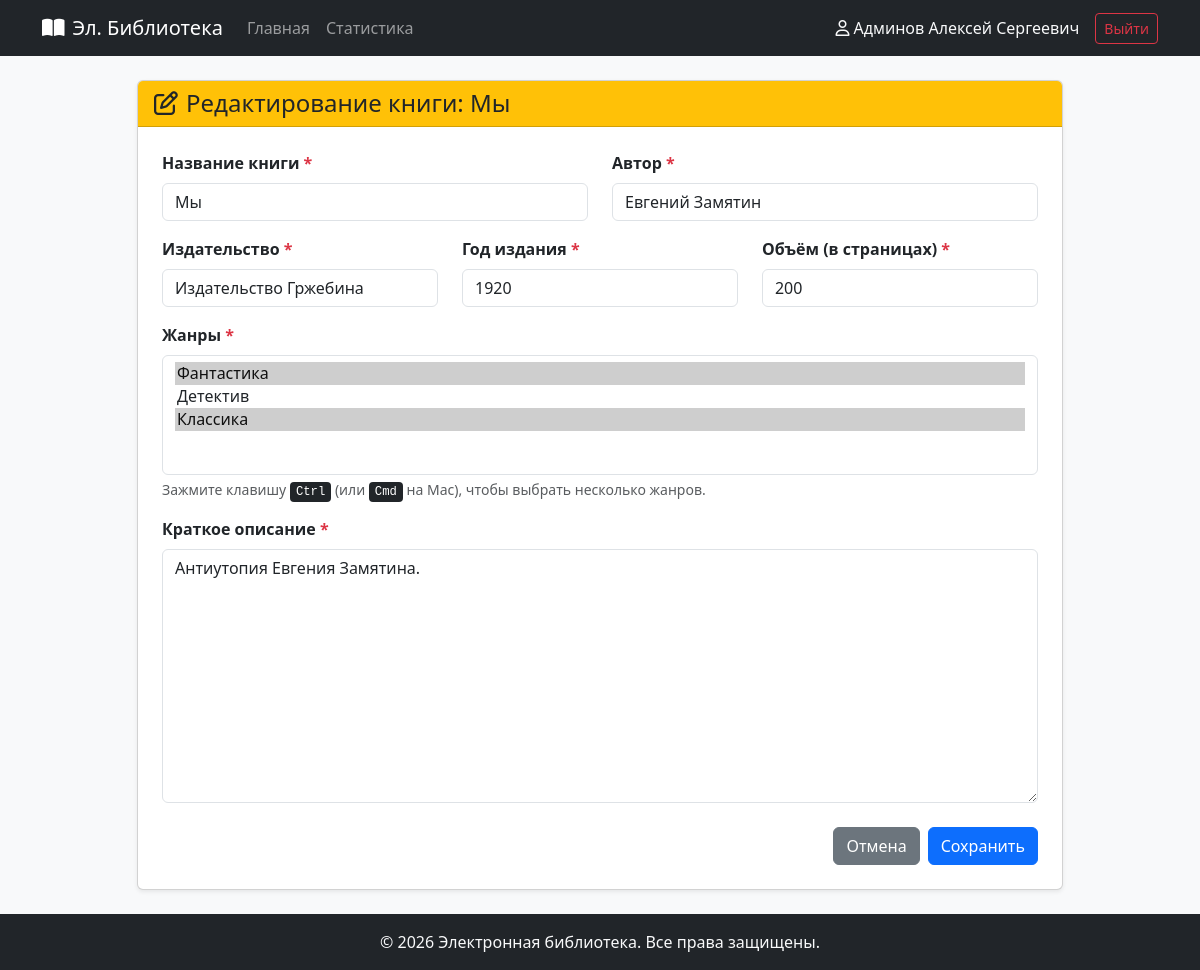
The app's page /books/1/edit (signed in) with its own data.
### models.py (models this page shows, shortened)
class User(db.Model, UserMixin):
    __tablename__ = 'users'
    id = db.Column(db.Integer, primary_key=True)
    login = db.Column(db.String(50), unique=True, nullable=False)
    password_hash = db.Column(db.String(255), nullable=False)
    last_name = db.Column(db.String(50), nullable=False)
    first_name = db.Column(db.String(50), nullable=False)
    middle_name = db.Column(db.String(50))
    role_id = db.Column(db.Integer, db.ForeignKey('roles.id'), nullable=False)
    role = db.relationship('Role', backref='users')
    @property
    def get_fio(self):
        if self.middle_name:
            return f"{self.last_name} {self.first_name} {self.middle_name}"
        return f"{self.last_name} {self.first_name}"
    @property
    def is_admin(self):
        return self.role.name == 'Администратор'

class Book(db.Model):
    __tablename__ = 'books'
    id = db.Column(db.Integer, primary_key=True)
    title = db.Column(db.String(255), nullable=False)
    short_description = db.Column(db.Text, nullable=False)
    year = db.Column(db.Integer, nullable=False)
    publisher = db.Column(db.String(255), nullable=False)
    author = db.Column(db.String(255), nullable=False)
    pages_count = db.Column(db.Integer, nullable=False)
    genres = db.relationship('Genre', secondary=book_genre, backref=db.backref('books', lazy=True))
    cover = db.relationship('Cover', backref='book', uselist=False, cascade="all, delete-orphan")
    reviews = db.relationship('Review', backref='book', cascade="all, delete-orphan")
    visits = db.relationship('VisitLog', backref='book', cascade="all, delete-orphan")

### app.py (the view, shortened to what this page needs)
@app.route('/books/<int:book_id>/edit', methods=['GET', 'POST'])
@role_required('Администратор', 'Модератор')
def edit_book(book_id):
    book = Book.query.get_or_404(book_id)
    genres = Genre.query.all()
    return render_template('edit_book.html', book=book, genres=genres)

### app.py (called while the page is built)
@login_manager.user_loader
def load_user(user_id):
    return User.query.get(int(user_id))

def role_required(*role_names):
    def decorator(f):
        @wraps(f)
        def decorated_function(*args, **kwargs):
            if not current_user.is_authenticated:
                flash("Для выполнения данного действия необходимо пройти процедуру аутентификации.", "warning")
                return redirect(url_for('login', next=request.url))
            if current_user.role.name not in role_names:
                flash("У вас недостаточно прав для выполнения данного действия.", "danger")
                return redirect(url_for('index'))
            return f(*args, **kwargs)
        return decorated_function
    return decorator

### templates/edit_book.html (shortened to what this page needs)
{% extends 'base.html' %}
{% from 'macros/book_form.html' import render_book_form %}
{% block content %}
<div class="row justify-content-center">
    <div class="col-lg-10 col-md-12">
        <div class="card shadow-sm">
            <div class="card-header bg-warning text-dark">
                <h4 class="mb-0"><i class="fa-regular fa-pen-to-square me-2"></i>Редактирование книги: {{ book.title }}</h4>
            </div>
            <div class="card-body p-4">
                {{ render_book_form(url_for('edit_book', book_id=book.id), genres, book=book, is_edit=true) }}
            </div>
        </div>
    </div>
</div>
{% endblock %}

### templates/base.html (shortened to what this page needs)
<!DOCTYPE html>
<html lang="ru">
<head>
    <link href="https://cdn.jsdelivr.net/npm/bootstrap@5.3.0/dist/css/bootstrap.min.css" rel="stylesheet">
    <link rel="stylesheet" href="https://cdnjs.cloudflare.com/ajax/libs/font-awesome/6.4.0/css/all.min.css">
</head>
<body>
    <nav class="navbar navbar-expand-lg navbar-dark bg-dark">
        <div class="container">
            <a class="navbar-brand" href="{{ url_for('index') }}">
                <i class="fa-solid fa-book-open me-2"></i>Эл. Библиотека
            </a>
            <div class="collapse navbar-collapse" id="navbarNav">
                <ul class="navbar-nav me-auto">
                    <li class="nav-item">
                        <a class="nav-link" href="{{ url_for('index') }}">Главная</a>
                    </li>
                    {% if current_user.is_authenticated and current_user.is_admin %}
                        <li class="nav-item">
                            <a class="nav-link" href="{{ url_for('admin_stats') }}">Статистика</a>
                        </li>
                    {% endif %}
                </ul>
                <div class="d-flex align-items-center">
                    {% if current_user.is_authenticated %}
                        <span class="text-light me-3">
                            <i class="fa-regular fa-user me-1"></i>{{ current_user.get_fio }}
                        </span>
                        <a href="{{ url_for('logout') }}" class="btn btn-outline-danger btn-sm">Выйти</a>
                    {% else %}
                        <a href="{{ url_for('login') }}" class="btn btn-outline-light btn-sm">Войти</a>
                    {% endif %}
                </div>
            </div>
        </div>
    </nav>
    <main class="container py-4">
        {% block content %}{% endblock %}
    </main>
    <footer class="bg-dark text-light py-3 mt-auto">
        <div class="container text-center">
            <p class="mb-0">© 2026 Электронная библиотека. Все права защищены.</p>
        </div>
    </footer>
</body>
</html>

### templates/macros/book_form.html (shortened to what this page needs)
{% macro render_book_form(action_url, genres, book=none, is_edit=false) %}
<form method="POST" action="{{ action_url }}" enctype="multipart/form-data" class="needs-validation" novalidate>
    <div class="row">
        <div class="col-md-6 mb-3">
            <label for="title" class="form-label fw-semibold">Название книги <span class="text-danger">*</span></label>
            <input type="text" class="form-control" id="title" name="title" value="{{ book.title if book else '' }}" required>
        </div>
        <div class="col-md-6 mb-3">
            <label for="author" class="form-label fw-semibold">Автор <span class="text-danger">*</span></label>
            <input type="text" class="form-control" id="author" name="author" value="{{ book.author if book else '' }}" required>
        </div>
    </div>
    <div class="row">
        <div class="col-md-4 mb-3">
            <label for="publisher" class="form-label fw-semibold">Издательство <span class="text-danger">*</span></label>
            <input type="text" class="form-control" id="publisher" name="publisher" value="{{ book.publisher if book else '' }}" required>
        </div>
        <div class="col-md-4 mb-3">
            <label for="year" class="form-label fw-semibold">Год издания <span class="text-danger">*</span></label>
            <input type="number" class="form-control" id="year" name="year" min="1000" max="2100" value="{{ book.year if book else '' }}" required>
        </div>
        <div class="col-md-4 mb-3">
            <label for="pages_count" class="form-label fw-semibold">Объём (в страницах) <span class="text-danger">*</span></label>
            <input type="number" class="form-control" id="pages_count" name="pages_count" min="1" value="{{ book.pages_count if book else '' }}" required>
        </div>
    </div>
    <div class="mb-3">
        <label for="genres" class="form-label fw-semibold">Жанры <span class="text-danger">*</span></label>
        <select class="form-select" id="genres" name="genres" multiple required style="height: 120px;">
            {% for genre in genres %}
                <option value="{{ genre.id }}"
                    {% if book and genre in book.genres %}selected{% endif %}>
                    {{ genre.name }}
                </option>
            {% endfor %}
        </select>
        <div class="form-text">Зажмите клавишу <kbd>Ctrl</kbd> (или <kbd>Cmd</kbd> на Mac), чтобы выбрать несколько жанров.</div>
    </div>
    <div class="mb-3">
        <label for="short_description" class="form-label fw-semibold">Краткое описание <span class="text-danger">*</span></label>
        <textarea class="form-control" id="short_description" name="short_description" rows="10" required>{{ book.short_description if book else '' }}</textarea>
    </div>
    <div class="d-flex justify-content-end gap-2 mt-4">
        <a href="{{ url_for('index') }}" class="btn btn-secondary">Отмена</a>
        <button type="submit" class="btn btn-primary">Сохранить</button>
    </div>
</form>
{% endmacro %}

### templates/base.html (style rules this page uses)
body { display: flex; flex-direction: column; min-height: 100vh; background-color: #f8f9fa; }
main { flex: 1; }

### records on screen
User: get_fio "Админов Алексей Сергеевич"
Book: title "Мы", author "Евгений Замятин", publisher "Издательство Гржебина", year "1920", pages_count "200", short_description "Антиутопия Евгения Замятина."

### other values on screen
form field genres "Фантастика ☑ / Детектив / Классика ☑"
